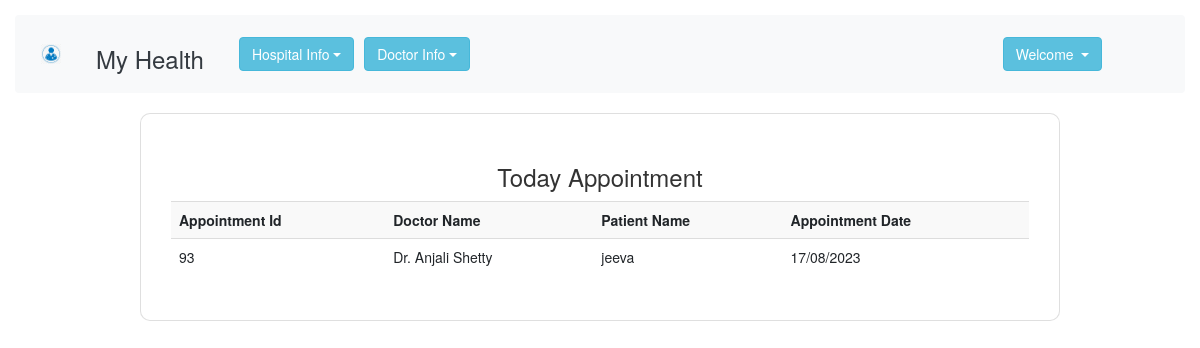
Page /admin/newappointment.php (signed in) on the committed database.
### tables this page shows
CREATE TABLE IF NOT EXISTS `appointment` (
  `appointment_id` tinyint NOT NULL AUTO_INCREMENT,
  `doctor_id` varchar(150) NOT NULL,
  `patient_id` varchar(50) NOT NULL,
  `appointment_date` varchar(50) NOT NULL,
  `appointment_time_of_day` varchar(50) NOT NULL,
  `appointment_time` varchar(100) NOT NULL,
  `created_at` timestamp NOT NULL,
  `update_at` timestamp NOT NULL,
  PRIMARY KEY (`appointment_id`)
);

CREATE TABLE IF NOT EXISTS `doctor_details` (
  `doctor_id` tinyint NOT NULL AUTO_INCREMENT,
  `doctor_name` varchar(100) NOT NULL,
  `graduation_status` varchar(50) NOT NULL,
  `email_id` varchar(150) NOT NULL,
  `specialist` varchar(100) NOT NULL,
  `fees` varchar(50) NOT NULL,
  `gender` varchar(100) NOT NULL,
  `address` varchar(250) NOT NULL,
  `mobile` varchar(12) NOT NULL,
  `status` varchar(12) NOT NULL,
  `experience` varchar(50) NOT NULL,
  `profile_photo` varchar(100) NOT NULL,
  `created_at` timestamp NOT NULL,
  `update_at` timestamp NOT NULL ON UPDATE CURRENT_TIMESTAMP,
  PRIMARY KEY (`doctor_id`)
);

CREATE TABLE IF NOT EXISTS `patient_details` (
  `patient_id` tinyint NOT NULL AUTO_INCREMENT,
  `patient_name` varchar(100) NOT NULL,
  `user_name` varchar(50) NOT NULL,
  `email_id` varchar(150) NOT NULL,
  `dob` varchar(50) NOT NULL,
  `contact_number` varchar(12) NOT NULL,
  `gender` varchar(50) NOT NULL,
  `address` varchar(200) NOT NULL,
  `password` varchar(50) NOT NULL,
  `created_at` timestamp NOT NULL,
  `update_at` timestamp NOT NULL,
  PRIMARY KEY (`patient_id`)
);

### admin/db.php (called while the page is built, shortened)
<?php
class database
{
	public function dbConnection()
	{
		$servername = "localhost";
		$username = "root";
		$password = "test";
		$database = "myhealth";
		$conn = new mysqli($servername, $username, $password, $database);
		return $conn;
	}
}
?>

### admin/newappointment.php (the view, shortened to what this page needs)
<!doctype html>
<html lang="en">
<?php
if ($_SESSION["username"]) {
    ?>
    <?php include('adminhead.php'); ?>
 <body style="background-image: url('images/a_bg1.jpg'); background-size: cover;">
    <?php
    include('adminheader.php');
    ?>
    <section>
        <div class="container">
            <div class="row d-flex justify-content-center align-items-center h-100">
                <div class="col col-xl-10">
                    <div class="card" style="border-radius: 1rem;">
                        <div class="card-body p-4 p-lg-5 text-black">
                            <h3 class="text-center">Today Appointment</h3>
                            <div class="table-responsive">
                                <table class="table table-striped mb-4" style="width: 100%;">
                                    <tr>
                                        <th>Appointment Id</th>
                                        <th>Doctor Name</th>
                                        <th>Patient Name</th>
                                        <th>Appointment Date</th>
                                    </tr>
                                  <?php
$sql = "SELECT * FROM `appointment` ";
 $res = mysqli_query($object->dbConnection(), $sql);
if ($res && mysqli_num_rows($res) > 0) {
    while ($row = mysqli_fetch_assoc($res)) {
        $appointment_id = $row['appointment_id'];
        $doctor_id = $row['doctor_id'];
        $patient_id = $row['patient_id'];
		$currentDate = date("d/m/Y");
	$query = "SELECT * FROM doctor_details WHERE doctor_id = '" . $doctor_id . "'";
  $result = mysqli_query($object->dbConnection(), $query);
  if ($row = mysqli_fetch_assoc($result)) {
    $doctorname = $row['doctor_name'];
  }
  $query = "SELECT * FROM patient_details WHERE patient_id = '" . $patient_id . "'";
  $result = mysqli_query($object->dbConnection(), $query);
  if ($row = mysqli_fetch_assoc($result)) {
    $patientname = $row['patient_name'];
 if ($bookDate = $currentDate) {
echo "<tr>
                            <td>" . $appointment_id . "</td>
                            <td>" . $doctorname . "</td>
                            <td>" . $patientname . "</td>
                            <td>" . $bookDate . "</td>
                        </tr>";
exit;
}else{
$noAppointment = true;
}
}
}
?>
    <?php
} }else {
    header("Location: login.php");
	exit;
}
?>

### rows in the picture
appointment: appointment_id "93", doctor.doctor_name "Dr. Anjali Shetty", patient.patient_name "jeeva", bookDate "17/08/2023"
